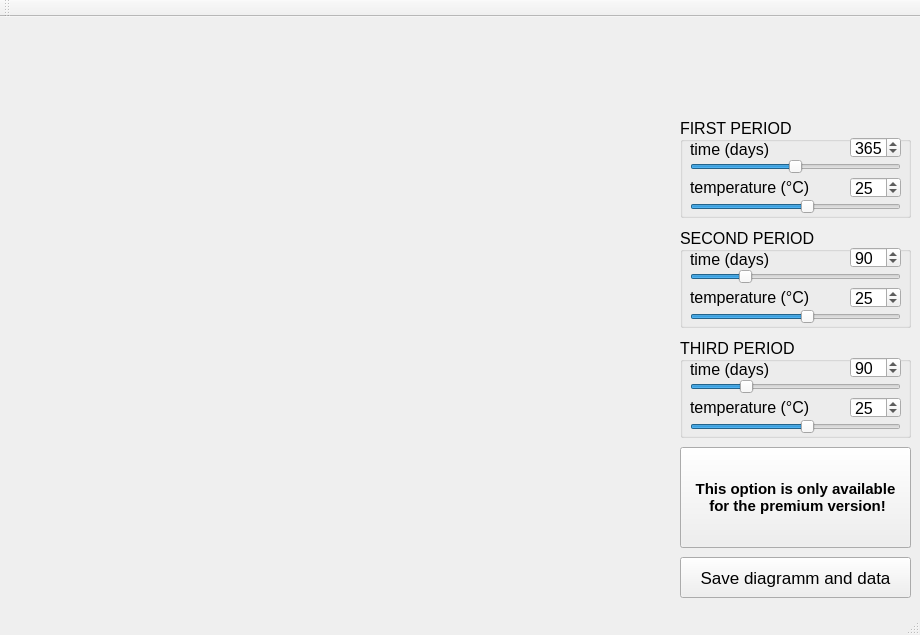
<?xml version="1.0" encoding="UTF-8"?>
<ui version="4.0">
 <author>Gerhard Schunk</author>
 <class>MainWindow</class>
 <widget class="QMainWindow" name="MainWindow">
  <property name="enabled">
   <bool>true</bool>
  </property>
  <property name="geometry">
   <rect>
    <x>0</x>
    <y>0</y>
    <width>920</width>
    <height>635</height>
   </rect>
  </property>
  <property name="minimumSize">
   <size>
    <width>920</width>
    <height>635</height>
   </size>
  </property>
  <property name="maximumSize">
   <size>
    <width>920</width>
    <height>635</height>
   </size>
  </property>
  <property name="font">
   <font>
    <pointsize>11</pointsize>
   </font>
  </property>
  <property name="windowTitle">
   <string>MainWindow</string>
  </property>
  <property name="whatsThis">
   <string extracomment="hello"/>
  </property>
  <widget class="QWidget" name="centralwidget">
   <widget class="MatplotlibWidget" name="mplwidget">
    <property name="geometry">
     <rect>
      <x>10</x>
      <y>10</y>
      <width>651</width>
      <height>571</height>
     </rect>
    </property>
    <property name="minimumSize">
     <size>
      <width>651</width>
      <height>571</height>
     </size>
    </property>
    <property name="whatsThis">
     <string extracomment="plotter"/>
    </property>
    <property name="autoFillBackground">
     <bool>false</bool>
    </property>
   </widget>
   <widget class="QLabel" name="label">
    <property name="geometry">
     <rect>
      <x>670</x>
      <y>10</y>
      <width>251</width>
      <height>71</height>
     </rect>
    </property>
    <property name="minimumSize">
     <size>
      <width>251</width>
      <height>71</height>
     </size>
    </property>
    <property name="text">
     <string/>
    </property>
    <property name="pixmap">
     <pixmap>:/logo/nutricialogo.jpg</pixmap>
    </property>
    <property name="alignment">
     <set>Qt::AlignCenter</set>
    </property>
   </widget>
   <widget class="QGroupBox" name="groupBox">
    <property name="geometry">
     <rect>
      <x>680</x>
      <y>100</y>
      <width>231</width>
      <height>101</height>
     </rect>
    </property>
    <property name="minimumSize">
     <size>
      <width>231</width>
      <height>101</height>
     </size>
    </property>
    <property name="font">
     <font>
      <pointsize>12</pointsize>
      <weight>50</weight>
      <bold>false</bold>
     </font>
    </property>
    <property name="title">
     <string>FIRST PERIOD</string>
    </property>
    <property name="alignment">
     <set>Qt::AlignLeading|Qt::AlignLeft|Qt::AlignVCenter</set>
    </property>
    <widget class="QSpinBox" name="spinBox_time_1">
     <property name="geometry">
      <rect>
       <x>170</x>
       <y>20</y>
       <width>51</width>
       <height>21</height>
      </rect>
     </property>
     <property name="minimumSize">
      <size>
       <width>51</width>
       <height>21</height>
      </size>
     </property>
     <property name="font">
      <font>
       <pointsize>12</pointsize>
      </font>
     </property>
     <property name="maximum">
      <number>730</number>
     </property>
     <property name="value">
      <number>365</number>
     </property>
    </widget>
    <widget class="QSlider" name="horizontalSlider_time_1">
     <property name="geometry">
      <rect>
       <x>10</x>
       <y>40</y>
       <width>211</width>
       <height>19</height>
      </rect>
     </property>
     <property name="minimumSize">
      <size>
       <width>211</width>
       <height>19</height>
      </size>
     </property>
     <property name="maximum">
      <number>730</number>
     </property>
     <property name="singleStep">
      <number>1</number>
     </property>
     <property name="value">
      <number>365</number>
     </property>
     <property name="sliderPosition">
      <number>365</number>
     </property>
     <property name="orientation">
      <enum>Qt::Horizontal</enum>
     </property>
     <property name="tickInterval">
      <number>1</number>
     </property>
    </widget>
    <widget class="QLabel" name="label_3">
     <property name="geometry">
      <rect>
       <x>10</x>
       <y>20</y>
       <width>175</width>
       <height>24</height>
      </rect>
     </property>
     <property name="minimumSize">
      <size>
       <width>175</width>
       <height>24</height>
      </size>
     </property>
     <property name="font">
      <font>
       <pointsize>12</pointsize>
      </font>
     </property>
     <property name="text">
      <string>time (days)</string>
     </property>
    </widget>
    <widget class="QSlider" name="horizontalSlider_temp_1">
     <property name="geometry">
      <rect>
       <x>10</x>
       <y>80</y>
       <width>211</width>
       <height>19</height>
      </rect>
     </property>
     <property name="minimumSize">
      <size>
       <width>211</width>
       <height>19</height>
      </size>
     </property>
     <property name="minimum">
      <number>-20</number>
     </property>
     <property name="maximum">
      <number>60</number>
     </property>
     <property name="sliderPosition">
      <number>25</number>
     </property>
     <property name="orientation">
      <enum>Qt::Horizontal</enum>
     </property>
    </widget>
    <widget class="QLabel" name="label_7">
     <property name="geometry">
      <rect>
       <x>10</x>
       <y>50</y>
       <width>141</width>
       <height>40</height>
      </rect>
     </property>
     <property name="minimumSize">
      <size>
       <width>141</width>
       <height>40</height>
      </size>
     </property>
     <property name="font">
      <font>
       <pointsize>12</pointsize>
      </font>
     </property>
     <property name="text">
      <string>temperature (°C)</string>
     </property>
    </widget>
    <widget class="QSpinBox" name="spinBox_temp_1">
     <property name="geometry">
      <rect>
       <x>170</x>
       <y>60</y>
       <width>51</width>
       <height>21</height>
      </rect>
     </property>
     <property name="minimumSize">
      <size>
       <width>51</width>
       <height>21</height>
      </size>
     </property>
     <property name="font">
      <font>
       <pointsize>12</pointsize>
      </font>
     </property>
     <property name="minimum">
      <number>-20</number>
     </property>
     <property name="maximum">
      <number>60</number>
     </property>
     <property name="value">
      <number>25</number>
     </property>
    </widget>
    <zorder>spinBox_time_1</zorder>
    <zorder>label_3</zorder>
    <zorder>label_7</zorder>
    <zorder>spinBox_temp_1</zorder>
    <zorder>horizontalSlider_temp_1</zorder>
    <zorder>horizontalSlider_time_1</zorder>
   </widget>
   <widget class="QGroupBox" name="groupBox_2">
    <property name="geometry">
     <rect>
      <x>680</x>
      <y>210</y>
      <width>231</width>
      <height>101</height>
     </rect>
    </property>
    <property name="minimumSize">
     <size>
      <width>231</width>
      <height>101</height>
     </size>
    </property>
    <property name="font">
     <font>
      <pointsize>12</pointsize>
      <weight>50</weight>
      <bold>false</bold>
     </font>
    </property>
    <property name="title">
     <string>SECOND PERIOD</string>
    </property>
    <property name="alignment">
     <set>Qt::AlignLeading|Qt::AlignLeft|Qt::AlignVCenter</set>
    </property>
    <widget class="QSpinBox" name="spinBox_time_2">
     <property name="geometry">
      <rect>
       <x>170</x>
       <y>20</y>
       <width>51</width>
       <height>21</height>
      </rect>
     </property>
     <property name="minimumSize">
      <size>
       <width>51</width>
       <height>21</height>
      </size>
     </property>
     <property name="font">
      <font>
       <pointsize>12</pointsize>
      </font>
     </property>
     <property name="maximum">
      <number>365</number>
     </property>
     <property name="value">
      <number>90</number>
     </property>
    </widget>
    <widget class="QSlider" name="horizontalSlider_time_2">
     <property name="geometry">
      <rect>
       <x>10</x>
       <y>40</y>
       <width>211</width>
       <height>19</height>
      </rect>
     </property>
     <property name="minimumSize">
      <size>
       <width>211</width>
       <height>19</height>
      </size>
     </property>
     <property name="maximum">
      <number>365</number>
     </property>
     <property name="singleStep">
      <number>1</number>
     </property>
     <property name="value">
      <number>90</number>
     </property>
     <property name="sliderPosition">
      <number>90</number>
     </property>
     <property name="orientation">
      <enum>Qt::Horizontal</enum>
     </property>
     <property name="tickInterval">
      <number>1</number>
     </property>
    </widget>
    <widget class="QLabel" name="label_5">
     <property name="geometry">
      <rect>
       <x>10</x>
       <y>20</y>
       <width>175</width>
       <height>24</height>
      </rect>
     </property>
     <property name="minimumSize">
      <size>
       <width>175</width>
       <height>24</height>
      </size>
     </property>
     <property name="font">
      <font>
       <pointsize>12</pointsize>
      </font>
     </property>
     <property name="text">
      <string>time (days)</string>
     </property>
    </widget>
    <widget class="QSlider" name="horizontalSlider_temp_2">
     <property name="geometry">
      <rect>
       <x>10</x>
       <y>80</y>
       <width>211</width>
       <height>19</height>
      </rect>
     </property>
     <property name="minimumSize">
      <size>
       <width>211</width>
       <height>19</height>
      </size>
     </property>
     <property name="minimum">
      <number>-20</number>
     </property>
     <property name="maximum">
      <number>60</number>
     </property>
     <property name="sliderPosition">
      <number>25</number>
     </property>
     <property name="orientation">
      <enum>Qt::Horizontal</enum>
     </property>
    </widget>
    <widget class="QLabel" name="label_9">
     <property name="geometry">
      <rect>
       <x>10</x>
       <y>50</y>
       <width>141</width>
       <height>40</height>
      </rect>
     </property>
     <property name="minimumSize">
      <size>
       <width>141</width>
       <height>40</height>
      </size>
     </property>
     <property name="font">
      <font>
       <pointsize>12</pointsize>
      </font>
     </property>
     <property name="text">
      <string>temperature (°C)</string>
     </property>
    </widget>
    <widget class="QSpinBox" name="spinBox_temp_2">
     <property name="geometry">
      <rect>
       <x>170</x>
       <y>60</y>
       <width>51</width>
       <height>21</height>
      </rect>
     </property>
     <property name="minimumSize">
      <size>
       <width>51</width>
       <height>21</height>
      </size>
     </property>
     <property name="font">
      <font>
       <pointsize>12</pointsize>
      </font>
     </property>
     <property name="minimum">
      <number>-20</number>
     </property>
     <property name="maximum">
      <number>60</number>
     </property>
     <property name="value">
      <number>25</number>
     </property>
    </widget>
    <zorder>spinBox_time_2</zorder>
    <zorder>label_5</zorder>
    <zorder>label_9</zorder>
    <zorder>spinBox_temp_2</zorder>
    <zorder>horizontalSlider_time_2</zorder>
    <zorder>horizontalSlider_temp_2</zorder>
   </widget>
   <widget class="QGroupBox" name="groupBox_3">
    <property name="geometry">
     <rect>
      <x>680</x>
      <y>320</y>
      <width>231</width>
      <height>101</height>
     </rect>
    </property>
    <property name="minimumSize">
     <size>
      <width>231</width>
      <height>101</height>
     </size>
    </property>
    <property name="font">
     <font>
      <pointsize>12</pointsize>
      <weight>50</weight>
      <bold>false</bold>
     </font>
    </property>
    <property name="title">
     <string>THIRD PERIOD</string>
    </property>
    <property name="alignment">
     <set>Qt::AlignLeading|Qt::AlignLeft|Qt::AlignVCenter</set>
    </property>
    <widget class="QSpinBox" name="spinBox_time_3">
     <property name="geometry">
      <rect>
       <x>170</x>
       <y>20</y>
       <width>51</width>
       <height>21</height>
      </rect>
     </property>
     <property name="minimumSize">
      <size>
       <width>51</width>
       <height>21</height>
      </size>
     </property>
     <property name="font">
      <font>
       <pointsize>12</pointsize>
      </font>
     </property>
     <property name="maximum">
      <number>365</number>
     </property>
     <property name="value">
      <number>90</number>
     </property>
    </widget>
    <widget class="QSlider" name="horizontalSlider_time_3">
     <property name="geometry">
      <rect>
       <x>10</x>
       <y>40</y>
       <width>211</width>
       <height>19</height>
      </rect>
     </property>
     <property name="minimumSize">
      <size>
       <width>211</width>
       <height>19</height>
      </size>
     </property>
     <property name="maximum">
      <number>363</number>
     </property>
     <property name="singleStep">
      <number>1</number>
     </property>
     <property name="value">
      <number>90</number>
     </property>
     <property name="sliderPosition">
      <number>90</number>
     </property>
     <property name="orientation">
      <enum>Qt::Horizontal</enum>
     </property>
     <property name="tickInterval">
      <number>1</number>
     </property>
    </widget>
    <widget class="QLabel" name="label_6">
     <property name="geometry">
      <rect>
       <x>10</x>
       <y>20</y>
       <width>175</width>
       <height>24</height>
      </rect>
     </property>
     <property name="minimumSize">
      <size>
       <width>175</width>
       <height>24</height>
      </size>
     </property>
     <property name="font">
      <font>
       <pointsize>12</pointsize>
      </font>
     </property>
     <property name="text">
      <string>time (days)</string>
     </property>
    </widget>
    <widget class="QSlider" name="horizontalSlider_temp_3">
     <property name="geometry">
      <rect>
       <x>10</x>
       <y>80</y>
       <width>211</width>
       <height>19</height>
      </rect>
     </property>
     <property name="minimumSize">
      <size>
       <width>211</width>
       <height>19</height>
      </size>
     </property>
     <property name="minimum">
      <number>-20</number>
     </property>
     <property name="maximum">
      <number>60</number>
     </property>
     <property name="sliderPosition">
      <number>25</number>
     </property>
     <property name="orientation">
      <enum>Qt::Horizontal</enum>
     </property>
    </widget>
    <widget class="QLabel" name="label_10">
     <property name="geometry">
      <rect>
       <x>10</x>
       <y>50</y>
       <width>141</width>
       <height>40</height>
      </rect>
     </property>
     <property name="minimumSize">
      <size>
       <width>141</width>
       <height>40</height>
      </size>
     </property>
     <property name="font">
      <font>
       <pointsize>12</pointsize>
      </font>
     </property>
     <property name="text">
      <string>temperature (°C)</string>
     </property>
    </widget>
    <widget class="QSpinBox" name="spinBox_temp_3">
     <property name="geometry">
      <rect>
       <x>170</x>
       <y>60</y>
       <width>51</width>
       <height>21</height>
      </rect>
     </property>
     <property name="minimumSize">
      <size>
       <width>51</width>
       <height>21</height>
      </size>
     </property>
     <property name="font">
      <font>
       <pointsize>12</pointsize>
      </font>
     </property>
     <property name="minimum">
      <number>-20</number>
     </property>
     <property name="maximum">
      <number>60</number>
     </property>
     <property name="value">
      <number>25</number>
     </property>
    </widget>
    <zorder>spinBox_time_3</zorder>
    <zorder>label_6</zorder>
    <zorder>label_10</zorder>
    <zorder>spinBox_temp_3</zorder>
    <zorder>horizontalSlider_temp_3</zorder>
    <zorder>horizontalSlider_time_3</zorder>
   </widget>
   <widget class="QGroupBox" name="groupBox_4">
    <property name="geometry">
     <rect>
      <x>680</x>
      <y>430</y>
      <width>231</width>
      <height>101</height>
     </rect>
    </property>
    <property name="minimumSize">
     <size>
      <width>231</width>
      <height>101</height>
     </size>
    </property>
    <property name="font">
     <font>
      <pointsize>12</pointsize>
      <weight>50</weight>
      <bold>false</bold>
     </font>
    </property>
    <property name="title">
     <string>FOURTH PERIOD</string>
    </property>
    <property name="alignment">
     <set>Qt::AlignLeading|Qt::AlignLeft|Qt::AlignVCenter</set>
    </property>
    <widget class="QSpinBox" name="spinBox_time_4">
     <property name="geometry">
      <rect>
       <x>170</x>
       <y>20</y>
       <width>51</width>
       <height>21</height>
      </rect>
     </property>
     <property name="minimumSize">
      <size>
       <width>51</width>
       <height>21</height>
      </size>
     </property>
     <property name="font">
      <font>
       <pointsize>12</pointsize>
      </font>
     </property>
     <property name="maximum">
      <number>365</number>
     </property>
     <property name="value">
      <number>90</number>
     </property>
    </widget>
    <widget class="QSlider" name="horizontalSlider_time_4">
     <property name="geometry">
      <rect>
       <x>10</x>
       <y>40</y>
       <width>211</width>
       <height>19</height>
      </rect>
     </property>
     <property name="minimumSize">
      <size>
       <width>211</width>
       <height>19</height>
      </size>
     </property>
     <property name="maximum">
      <number>365</number>
     </property>
     <property name="singleStep">
      <number>1</number>
     </property>
     <property name="value">
      <number>90</number>
     </property>
     <property name="sliderPosition">
      <number>90</number>
     </property>
     <property name="orientation">
      <enum>Qt::Horizontal</enum>
     </property>
     <property name="tickInterval">
      <number>1</number>
     </property>
    </widget>
    <widget class="QLabel" name="label_11">
     <property name="geometry">
      <rect>
       <x>10</x>
       <y>20</y>
       <width>175</width>
       <height>24</height>
      </rect>
     </property>
     <property name="minimumSize">
      <size>
       <width>175</width>
       <height>24</height>
      </size>
     </property>
     <property name="font">
      <font>
       <pointsize>12</pointsize>
      </font>
     </property>
     <property name="text">
      <string>time (days)</string>
     </property>
    </widget>
    <widget class="QSlider" name="horizontalSlider_temp_4">
     <property name="geometry">
      <rect>
       <x>10</x>
       <y>80</y>
       <width>211</width>
       <height>19</height>
      </rect>
     </property>
     <property name="minimumSize">
      <size>
       <width>211</width>
       <height>19</height>
      </size>
     </property>
     <property name="minimum">
      <number>-20</number>
     </property>
     <property name="maximum">
      <number>60</number>
     </property>
     <property name="sliderPosition">
      <number>25</number>
     </property>
     <property name="orientation">
      <enum>Qt::Horizontal</enum>
     </property>
    </widget>
    <widget class="QLabel" name="label_12">
     <property name="geometry">
      <rect>
       <x>10</x>
       <y>50</y>
       <width>141</width>
       <height>40</height>
      </rect>
     </property>
     <property name="minimumSize">
      <size>
       <width>141</width>
       <height>40</height>
      </size>
     </property>
     <property name="font">
      <font>
       <pointsize>12</pointsize>
      </font>
     </property>
     <property name="text">
      <string>temperature (°C)</string>
     </property>
    </widget>
    <widget class="QSpinBox" name="spinBox_temp_4">
     <property name="geometry">
      <rect>
       <x>170</x>
       <y>60</y>
       <width>51</width>
       <height>21</height>
      </rect>
     </property>
     <property name="minimumSize">
      <size>
       <width>51</width>
       <height>21</height>
      </size>
     </property>
     <property name="font">
      <font>
       <pointsize>12</pointsize>
      </font>
     </property>
     <property name="minimum">
      <number>-20</number>
     </property>
     <property name="maximum">
      <number>60</number>
     </property>
     <property name="value">
      <number>25</number>
     </property>
    </widget>
    <widget class="QPushButton" name="pushButton_premium">
     <property name="geometry">
      <rect>
       <x>0</x>
       <y>0</y>
       <width>231</width>
       <height>101</height>
      </rect>
     </property>
     <property name="minimumSize">
      <size>
       <width>231</width>
       <height>101</height>
      </size>
     </property>
     <property name="font">
      <font>
       <pointsize>11</pointsize>
       <weight>75</weight>
       <bold>true</bold>
      </font>
     </property>
     <property name="text">
      <string>This option is only available 
 for the premium version!</string>
     </property>
     <property name="checkable">
      <bool>true</bool>
     </property>
     <property name="autoRepeatDelay">
      <number>296</number>
     </property>
     <property name="autoDefault">
      <bool>false</bool>
     </property>
     <property name="default">
      <bool>false</bool>
     </property>
    </widget>
    <zorder>spinBox_time_4</zorder>
    <zorder>label_11</zorder>
    <zorder>label_12</zorder>
    <zorder>spinBox_temp_4</zorder>
    <zorder>horizontalSlider_temp_4</zorder>
    <zorder>horizontalSlider_time_4</zorder>
    <zorder>pushButton_premium</zorder>
   </widget>
   <widget class="QPushButton" name="pushButton_plot__savedia">
    <property name="geometry">
     <rect>
      <x>680</x>
      <y>540</y>
      <width>231</width>
      <height>41</height>
     </rect>
    </property>
    <property name="minimumSize">
     <size>
      <width>231</width>
      <height>41</height>
     </size>
    </property>
    <property name="font">
     <font>
      <pointsize>13</pointsize>
     </font>
    </property>
    <property name="text">
     <string>Save diagramm and data</string>
    </property>
   </widget>
   <widget class="QLabel" name="label_2">
    <property name="geometry">
     <rect>
      <x>680</x>
      <y>10</y>
      <width>231</width>
      <height>81</height>
     </rect>
    </property>
    <property name="text">
     <string>&lt;html&gt;&lt;head/&gt;&lt;body&gt;&lt;p&gt;&lt;img src=&quot;:/logo_png/nutricialogopng-01.png&quot; &quot;width&quot; = 230&gt;&lt;/p&gt;&lt;/body&gt;&lt;/html&gt;</string>
    </property>
    <property name="alignment">
     <set>Qt::AlignRight|Qt::AlignTrailing|Qt::AlignVCenter</set>
    </property>
   </widget>
   <zorder>groupBox</zorder>
   <zorder>groupBox_2</zorder>
   <zorder>groupBox_3</zorder>
   <zorder>groupBox_4</zorder>
   <zorder>pushButton_plot__savedia</zorder>
   <zorder>mplwidget</zorder>
   <zorder>label</zorder>
   <zorder>label_2</zorder>
  </widget>
  <widget class="QMenuBar" name="menubar">
   <property name="geometry">
    <rect>
     <x>0</x>
     <y>0</y>
     <width>920</width>
     <height>21</height>
    </rect>
   </property>
  </widget>
  <widget class="QStatusBar" name="statusbar"/>
  <widget class="QToolBar" name="toolBar">
   <property name="windowTitle">
    <string>toolBar</string>
   </property>
   <attribute name="toolBarArea">
    <enum>TopToolBarArea</enum>
   </attribute>
   <attribute name="toolBarBreak">
    <bool>false</bool>
   </attribute>
  </widget>
  <action name="actionNutricialogo">
   <property name="icon">
    <iconset>
     <normaloff>:/logo/nutricialogo.jpg</normaloff>:/logo/nutricialogo.jpg</iconset>
   </property>
   <property name="text">
    <string>nutricialogo</string>
   </property>
  </action>
 </widget>
 <layoutdefault spacing="0" margin="0"/>
 <customwidgets>
  <customwidget>
   <class>MatplotlibWidget</class>
   <extends>QWidget</extends>
   <header>matplotlibwidget</header>
  </customwidget>
 </customwidgets>
 <resources>
  <include location="nutricialogo_png.qrc"/>
 </resources>
 <connections>
  <connection>
   <sender>horizontalSlider_time_1</sender>
   <signal>valueChanged(int)</signal>
   <receiver>spinBox_time_1</receiver>
   <slot>setValue(int)</slot>
   <hints>
    <hint type="sourcelabel">
     <x>814</x>
     <y>109</y>
    </hint>
    <hint type="destinationlabel">
     <x>925</x>
     <y>84</y>
    </hint>
   </hints>
  </connection>
  <connection>
   <sender>spinBox_time_1</sender>
   <signal>valueChanged(int)</signal>
   <receiver>horizontalSlider_time_1</receiver>
   <slot>setValue(int)</slot>
   <hints>
    <hint type="sourcelabel">
     <x>927</x>
     <y>81</y>
    </hint>
    <hint type="destinationlabel">
     <x>872</x>
     <y>108</y>
    </hint>
   </hints>
  </connection>
  <connection>
   <sender>horizontalSlider_temp_1</sender>
   <signal>valueChanged(int)</signal>
   <receiver>spinBox_temp_1</receiver>
   <slot>setValue(int)</slot>
   <hints>
    <hint type="sourcelabel">
     <x>855</x>
     <y>159</y>
    </hint>
    <hint type="destinationlabel">
     <x>927</x>
     <y>133</y>
    </hint>
   </hints>
  </connection>
  <connection>
   <sender>spinBox_temp_1</sender>
   <signal>valueChanged(int)</signal>
   <receiver>horizontalSlider_temp_1</receiver>
   <slot>setValue(int)</slot>
   <hints>
    <hint type="sourcelabel">
     <x>968</x>
     <y>130</y>
    </hint>
    <hint type="destinationlabel">
     <x>827</x>
     <y>159</y>
    </hint>
   </hints>
  </connection>
  <connection>
   <sender>horizontalSlider_temp_4</sender>
   <signal>valueChanged(int)</signal>
   <receiver>spinBox_temp_4</receiver>
   <slot>setValue(int)</slot>
   <hints>
    <hint type="sourcelabel">
     <x>951</x>
     <y>549</y>
    </hint>
    <hint type="destinationlabel">
     <x>965</x>
     <y>530</y>
    </hint>
   </hints>
  </connection>
  <connection>
   <sender>spinBox_temp_4</sender>
   <signal>valueChanged(int)</signal>
   <receiver>horizontalSlider_temp_4</receiver>
   <slot>setValue(int)</slot>
   <hints>
    <hint type="sourcelabel">
     <x>915</x>
     <y>528</y>
    </hint>
    <hint type="destinationlabel">
     <x>903</x>
     <y>549</y>
    </hint>
   </hints>
  </connection>
  <connection>
   <sender>horizontalSlider_time_4</sender>
   <signal>valueChanged(int)</signal>
   <receiver>spinBox_time_4</receiver>
   <slot>setValue(int)</slot>
   <hints>
    <hint type="sourcelabel">
     <x>834</x>
     <y>496</y>
    </hint>
    <hint type="destinationlabel">
     <x>935</x>
     <y>477</y>
    </hint>
   </hints>
  </connection>
  <connection>
   <sender>spinBox_time_4</sender>
   <signal>valueChanged(int)</signal>
   <receiver>horizontalSlider_time_4</receiver>
   <slot>setValue(int)</slot>
   <hints>
    <hint type="sourcelabel">
     <x>956</x>
     <y>465</y>
    </hint>
    <hint type="destinationlabel">
     <x>855</x>
     <y>498</y>
    </hint>
   </hints>
  </connection>
  <connection>
   <sender>horizontalSlider_temp_3</sender>
   <signal>valueChanged(int)</signal>
   <receiver>spinBox_temp_3</receiver>
   <slot>setValue(int)</slot>
   <hints>
    <hint type="sourcelabel">
     <x>907</x>
     <y>415</y>
    </hint>
    <hint type="destinationlabel">
     <x>919</x>
     <y>388</y>
    </hint>
   </hints>
  </connection>
  <connection>
   <sender>spinBox_temp_3</sender>
   <signal>valueChanged(int)</signal>
   <receiver>horizontalSlider_temp_3</receiver>
   <slot>setValue(int)</slot>
   <hints>
    <hint type="sourcelabel">
     <x>912</x>
     <y>399</y>
    </hint>
    <hint type="destinationlabel">
     <x>896</x>
     <y>419</y>
    </hint>
   </hints>
  </connection>
  <connection>
   <sender>horizontalSlider_time_3</sender>
   <signal>valueChanged(int)</signal>
   <receiver>spinBox_time_3</receiver>
   <slot>setValue(int)</slot>
   <hints>
    <hint type="sourcelabel">
     <x>883</x>
     <y>366</y>
    </hint>
    <hint type="destinationlabel">
     <x>943</x>
     <y>349</y>
    </hint>
   </hints>
  </connection>
  <connection>
   <sender>spinBox_time_3</sender>
   <signal>valueChanged(int)</signal>
   <receiver>horizontalSlider_time_3</receiver>
   <slot>setValue(int)</slot>
   <hints>
    <hint type="sourcelabel">
     <x>949</x>
     <y>334</y>
    </hint>
    <hint type="destinationlabel">
     <x>862</x>
     <y>369</y>
    </hint>
   </hints>
  </connection>
  <connection>
   <sender>horizontalSlider_temp_2</sender>
   <signal>valueChanged(int)</signal>
   <receiver>spinBox_temp_2</receiver>
   <slot>setValue(int)</slot>
   <hints>
    <hint type="sourcelabel">
     <x>906</x>
     <y>283</y>
    </hint>
    <hint type="destinationlabel">
     <x>930</x>
     <y>264</y>
    </hint>
   </hints>
  </connection>
  <connection>
   <sender>spinBox_temp_2</sender>
   <signal>valueChanged(int)</signal>
   <receiver>horizontalSlider_temp_2</receiver>
   <slot>setValue(int)</slot>
   <hints>
    <hint type="sourcelabel">
     <x>957</x>
     <y>258</y>
    </hint>
    <hint type="destinationlabel">
     <x>890</x>
     <y>289</y>
    </hint>
   </hints>
  </connection>
  <connection>
   <sender>spinBox_time_2</sender>
   <signal>valueChanged(int)</signal>
   <receiver>horizontalSlider_time_2</receiver>
   <slot>setValue(int)</slot>
   <hints>
    <hint type="sourcelabel">
     <x>937</x>
     <y>221</y>
    </hint>
    <hint type="destinationlabel">
     <x>908</x>
     <y>239</y>
    </hint>
   </hints>
  </connection>
  <connection>
   <sender>horizontalSlider_time_2</sender>
   <signal>valueChanged(int)</signal>
   <receiver>spinBox_time_2</receiver>
   <slot>setValue(int)</slot>
   <hints>
    <hint type="sourcelabel">
     <x>875</x>
     <y>237</y>
    </hint>
    <hint type="destinationlabel">
     <x>938</x>
     <y>217</y>
    </hint>
   </hints>
  </connection>
  <connection>
   <sender>pushButton_premium</sender>
   <signal>clicked()</signal>
   <receiver>pushButton_premium</receiver>
   <slot>close()</slot>
   <hints>
    <hint type="sourcelabel">
     <x>417</x>
     <y>594</y>
    </hint>
    <hint type="destinationlabel">
     <x>426</x>
     <y>601</y>
    </hint>
   </hints>
  </connection>
  <connection>
   <sender>horizontalSlider_time_4</sender>
   <signal>valueChanged(int)</signal>
   <receiver>pushButton_premium</receiver>
   <slot>show()</slot>
   <hints>
    <hint type="sourcelabel">
     <x>783</x>
     <y>497</y>
    </hint>
    <hint type="destinationlabel">
     <x>464</x>
     <y>601</y>
    </hint>
   </hints>
  </connection>
  <connection>
   <sender>horizontalSlider_temp_4</sender>
   <signal>valueChanged(int)</signal>
   <receiver>pushButton_premium</receiver>
   <slot>show()</slot>
   <hints>
    <hint type="sourcelabel">
     <x>765</x>
     <y>548</y>
    </hint>
    <hint type="destinationlabel">
     <x>649</x>
     <y>580</y>
    </hint>
   </hints>
  </connection>
 </connections>
 <designerdata>
  <property name="gridDeltaX">
   <number>10</number>
  </property>
  <property name="gridDeltaY">
   <number>10</number>
  </property>
  <property name="gridSnapX">
   <bool>true</bool>
  </property>
  <property name="gridSnapY">
   <bool>true</bool>
  </property>
  <property name="gridVisible">
   <bool>true</bool>
  </property>
 </designerdata>
</ui>
